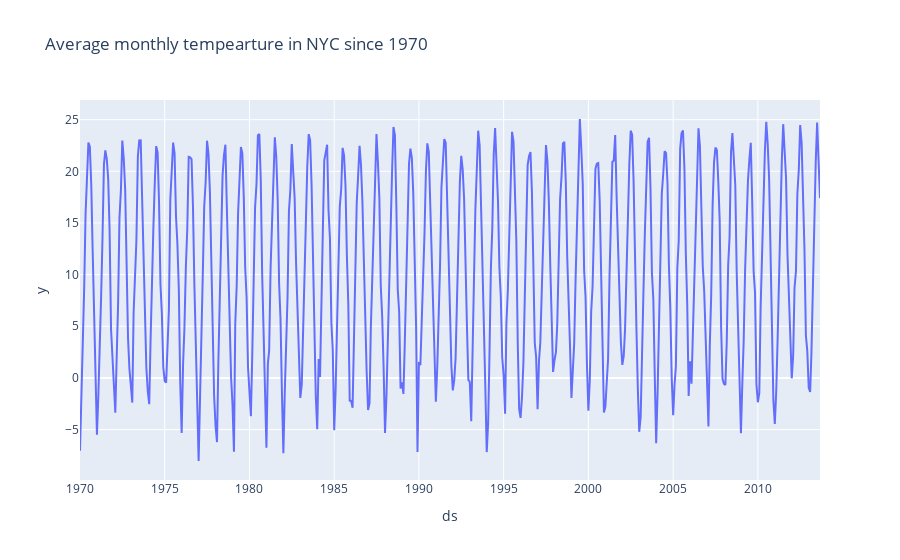

The cell this chart's notebook holds for it:
### Markdown cell above
We choose additive model because the plot show that the amplitude of the seasonal variation is independent of the level

### Code cell
fig = px.line(df, x = 'ds', y = 'y',
             title = 'Average monthly tempearture in NYC since 1970')
fig.show()

### Figure 1 — Plotly figure (JSON) as saved in the notebook; plotly's stock layout.template omitted (floating-point values rounded to 4 significant figures; data arrays with more than 128 entries replaced by an {"elided": "..."} marker saying what was removed)
{"data": [{"hovertemplate": "ds=%{x}<br>y=%{y}<extra></extra>", "legendgroup": "", "line": {"color": "#636efa", "dash": "solid"}, "mode": "lines", "name": "", "orientation": "v", "showlegend": false, "type": "scatter", "x": {"elided": "525 str values"}, "xaxis": "x", "y": {"elided": "525 float values"}, "yaxis": "y"}], "layout": {"legend": {"tracegroupgap": 0}, "title": {"text": "Average monthly tempearture in NYC since 1970"}, "xaxis": {"anchor": "y", "domain": [0, 1], "title": {"text": "ds"}}, "yaxis": {"anchor": "x", "domain": [0, 1], "title": {"text": "y"}}}}
